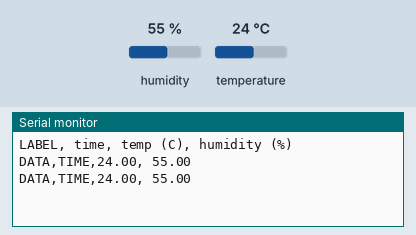
A sketch run on a simulated Arduino Leonardo, built with avr-gcc and run on an emulated ATmega32U4. Parts: the last lines printed to the serial monitor. The inputs (shaded band) are chosen by the test bench; at power-on: humidity 55 %, temperature 24 °C.

Above: at 11.2 s.
11.3 s: humidity set to 22 %
At 12.6 s:
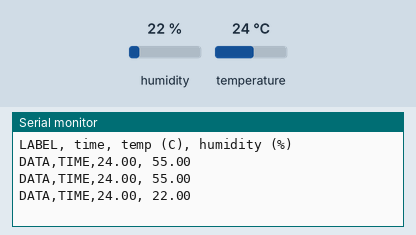
12.8 s: temperature set to 12 °C
At 14.0 s:
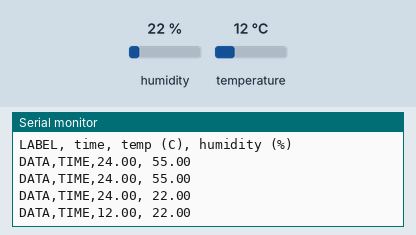
14.3 s: humidity set to 40 %
At 14.3 s:
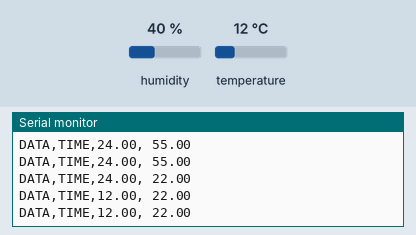
Timing chart, 0 to 17.3 s (numbered marks = the images above; inputs shaded):
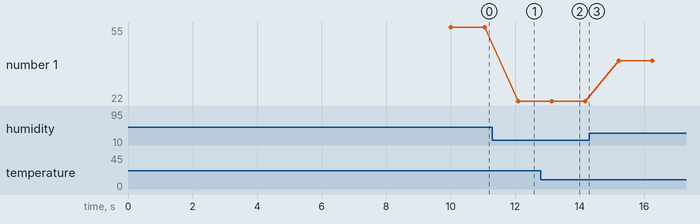

The sketch:

Humidity_Sensor.ino
```cpp
#include <Arduino.h>
#include <Wire.h>
#include "Adafruit_SHT31.h"

bool PLX_flag = true;
bool enableHeater = false;
uint8_t loopCnt = 0;

Adafruit_SHT31 sht31 = Adafruit_SHT31();

void setup() {
  Serial.begin(9600);
  delay(10000);

  while (!Serial)
    delay(10);     // will pause Zero, Leonardo, etc until serial console opens

  if (! PLX_flag){
    Serial.println("SHT31 test");
  }

  if (! sht31.begin(0x44)) {   // Set to 0x45 for alternate i2c addr
    if (! PLX_flag){
      Serial.println("Couldn't find SHT31");
    }
    while (1) delay(1);
  }

  if (! PLX_flag){
      Serial.print("Heater Enabled State: ");
    if (sht31.isHeaterEnabled())
      Serial.println("ENABLED");
    else
      Serial.println("DISABLED");
  }

  if (PLX_flag) {
    Serial.println("LABEL, time, temp (C), humidity (%)");
  }

}


void loop() {
  if (PLX_flag) {
    Serial.print("DATA,TIME,");
  }
  float t = sht31.readTemperature();
  float h = sht31.readHumidity();

  if (! isnan(t)) {  // check if 'is not a number'
    if (! PLX_flag) {
      Serial.print("Temp *C = ");
    }
    Serial.print(t);
    if (! PLX_flag) {
      Serial.print("\t\t");
    }
    if (PLX_flag) {
      Serial.print(", ");
    }
  } else {
    Serial.println("Failed to read temperature");
  }

  if (! isnan(h)) {  // check if 'is not a number'
    if (! PLX_flag) {
      Serial.print("Hum. % = ");
      Serial.println(h);
    } else {
      Serial.println(h);
    }

  } else {
    Serial.println("Failed to read humidity");
  }

  // Seconds between readings
  delay(1000);

  // Toggle heater enabled state every 30 seconds
  // An ~3.0 degC temperature increase can be noted when heater is enabled
  /*
  if (loopCnt >= 30) {
    enableHeater = !enableHeater;
    sht31.heater(enableHeater);
    if (! PLX_flag) {
      Serial.print("Heater Enabled State: ");
      if (sht31.isHeaterEnabled())
        Serial.println("ENABLED");
      else
        Serial.println("DISABLED");
    }


    loopCnt = 0;
  }
  loopCnt++;
  */
}
```

Measured:
- after the input at 11.3 s, the serial monitor: prints a new line after 0.79 s (image 1)
- after the input at 12.8 s, the serial monitor: prints a new line after 0.34 s (image 2)
- plotted number 1: 55 → 22 after the input at 11.3 s, 22 → 40 after the input at 14.3 s
